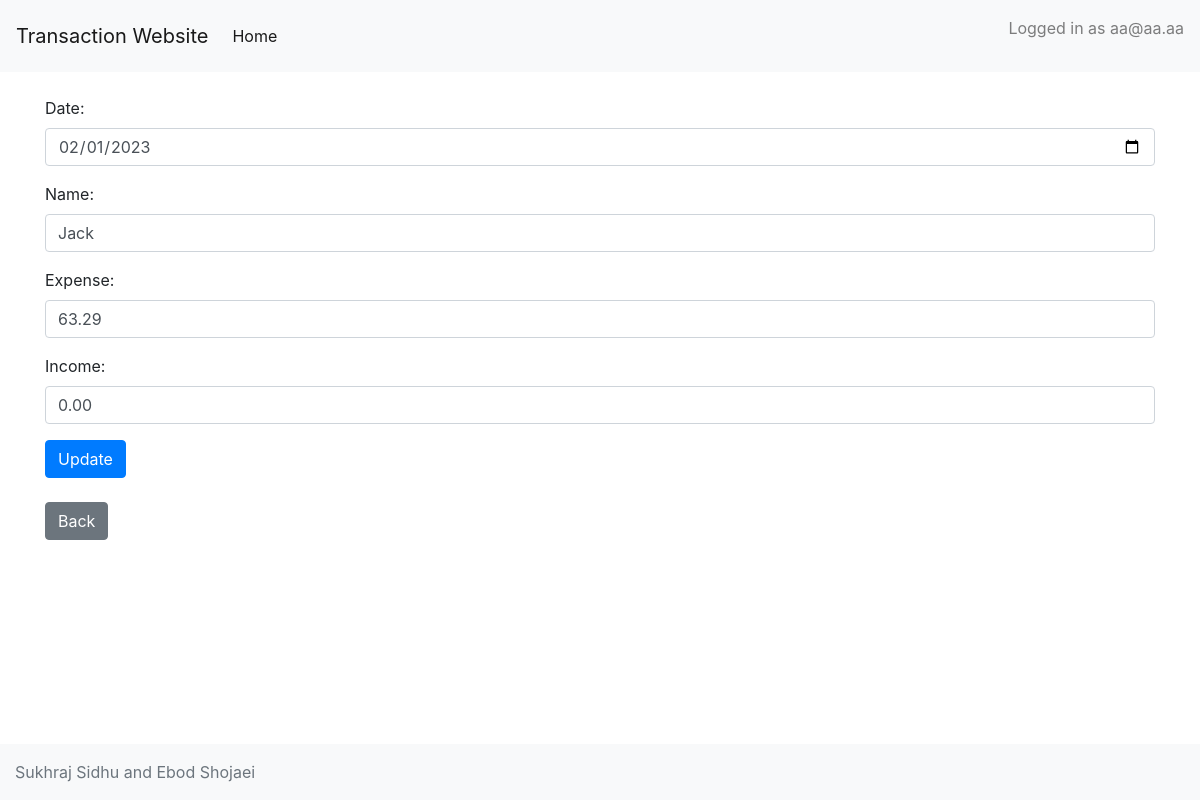
The app's page /src/CRUD/Transaction/Update/update_html.php?id=2 (signed in) with its own data.
### tables this page shows
CREATE TABLE transactions (
        transaction_id INTEGER PRIMARY KEY AUTOINCREMENT,
        transaction_date DATE,
        name VARCHAR(255),
        expense DECIMAL(10,2),
        income DECIMAL(10,2),
        overall_balance DECIMAL(10,2)
    );

### src/CRUD/Transaction/Read/Read.php (called while the page is built, shortened)
<?php
function get_transaction_id($db, $id)
{
    $stmt = $db->prepare("SELECT * FROM transactions WHERE transaction_id = ?");
    $stmt->bindValue(1, $id, SQLITE3_INTEGER);
    $result = $stmt->execute();
    $transaction = $result->fetchArray(SQLITE3_ASSOC);
    return $transaction;
}

### src/CRUD/Transaction/Update/update_html.php (the view, shortened to what this page needs)
<?php
require_once '../../../PageConfig/navbar.php';
require_once './update.php';
$id = $_GET['id'];
$transaction = get_transaction_id($db, $id);
$transaction_date = date('Y-m-d', strtotime($transaction['transaction_date']));
?>
<!DOCTYPE html>
<html lang="en">
<head>
    <link rel="stylesheet" href="https://stackpath.bootstrapcdn.com/bootstrap/4.5.0/css/bootstrap.min.css">
</head>
<body>
    <div class="container mt-4">
        <form action="update.php" method="post" class="mb-4">
            <div class="form-group">
                <label for="date">Date:</label>
                <input type="date" id="date" name="date" value="<?php echo htmlspecialchars($transaction_date); ?>" class="form-control">
            </div>
            <div class="form-group">
                <label for="name">Name:</label>
                <input type="text" id="name" name="name" value="<?php echo htmlspecialchars($transaction['name']); ?>" class="form-control">
            </div>
            <div class="form-group">
                <label for="expense">Expense:</label>
                <input type="number" id="expense" name="expense" step="any" value="<?php echo htmlspecialchars(number_format($transaction['expense'], 2, '.', '')); ?>" class="form-control">
            </div>
            <div class="form-group">
                <label for="income">Income:</label>
                <input type="number" id="income" name="income" step="any" value="<?php echo htmlspecialchars(number_format($transaction['income'], 2, '.', '')); ?>" class="form-control">
            </div>
            <input type="submit" value="Update" class="btn btn-primary">
        </form>
        <button onclick="window.location.href='../Read/read_html.php'" class="btn btn-secondary">Back</button>
    </div>
</body>
</html>
<?php
require_once '../../../PageConfig/footer.php';
?>

### src/PageConfig/footer.php (style rules this page uses)
body { display: flex; flex-direction: column; min-height: 100vh; }

### records on screen
transactions: date "02/01/2023", name "Jack", expense "63.29", income "0.00"

### other values on screen
$_SESSION['email'] "aa@aa.aa"
